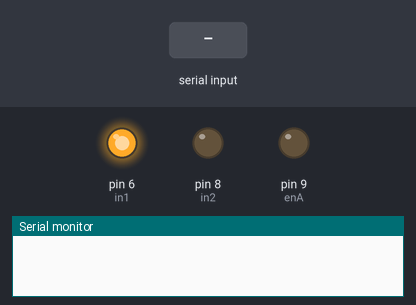
Bench run of a sketch on a simulated Arduino Uno, built with avr-gcc and run on an emulated ATmega328P. Parts: output pins drawn as LEDs (lit = HIGH), the last lines printed to the serial monitor. The inputs (shaded band) are chosen by the test bench.

Above: at 1.2 s.
1.3 s: "90,45\n" received over Serial
At 2.1 s:
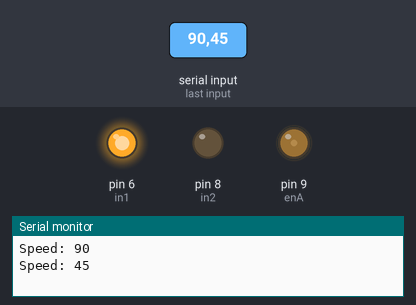
3.8 s: "30,150\n" received over Serial
At 4.4 s:
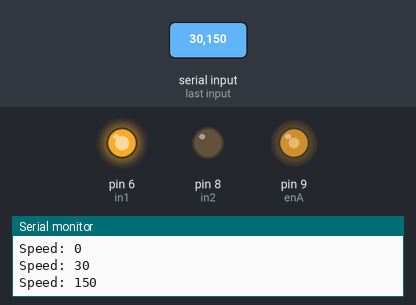
6.3 s: "200\n" received over Serial
At 7.1 s:
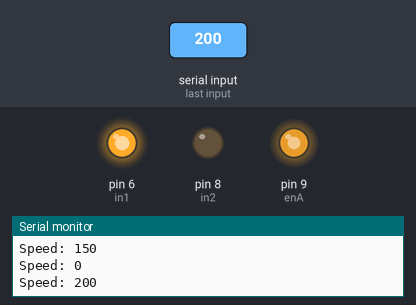
Timing chart, 0 to 9.3 s (numbered marks = the images above; inputs shaded):
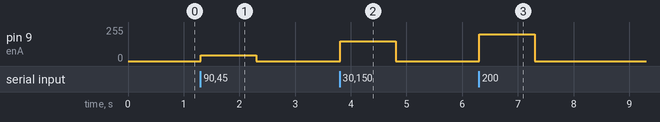

The sketch:

sketch_mar6b.ino
```cpp
#define enA 9
#define in1 6
#define in2 8

void setup()
{
  Serial.begin(9600);
  pinMode(enA, OUTPUT);
  pinMode(in1, OUTPUT);
   pinMode(in2, OUTPUT);

  digitalWrite(in1, HIGH);
  digitalWrite(in2, LOW);
}

void loop()
{
  if (Serial.available() > 0)
  {
    int value = Serial.parseInt();

    analogWrite(enA, value);

    Serial.print("Speed: ");
    Serial.println(value);
  }
}
```

Measured:
- after the input at 1.3 s, pin 9 (enA): 0/255 → 45/255 at once, → 0/255 1.0 s later
- after the input at 3.8 s, pin 9 (enA): 0/255 → 150/255 at once, → 0/255 1.0 s later
- after the input at 6.3 s, pin 9 (enA): 0/255 → 200/255 at once, → 0/255 1.0 s later
